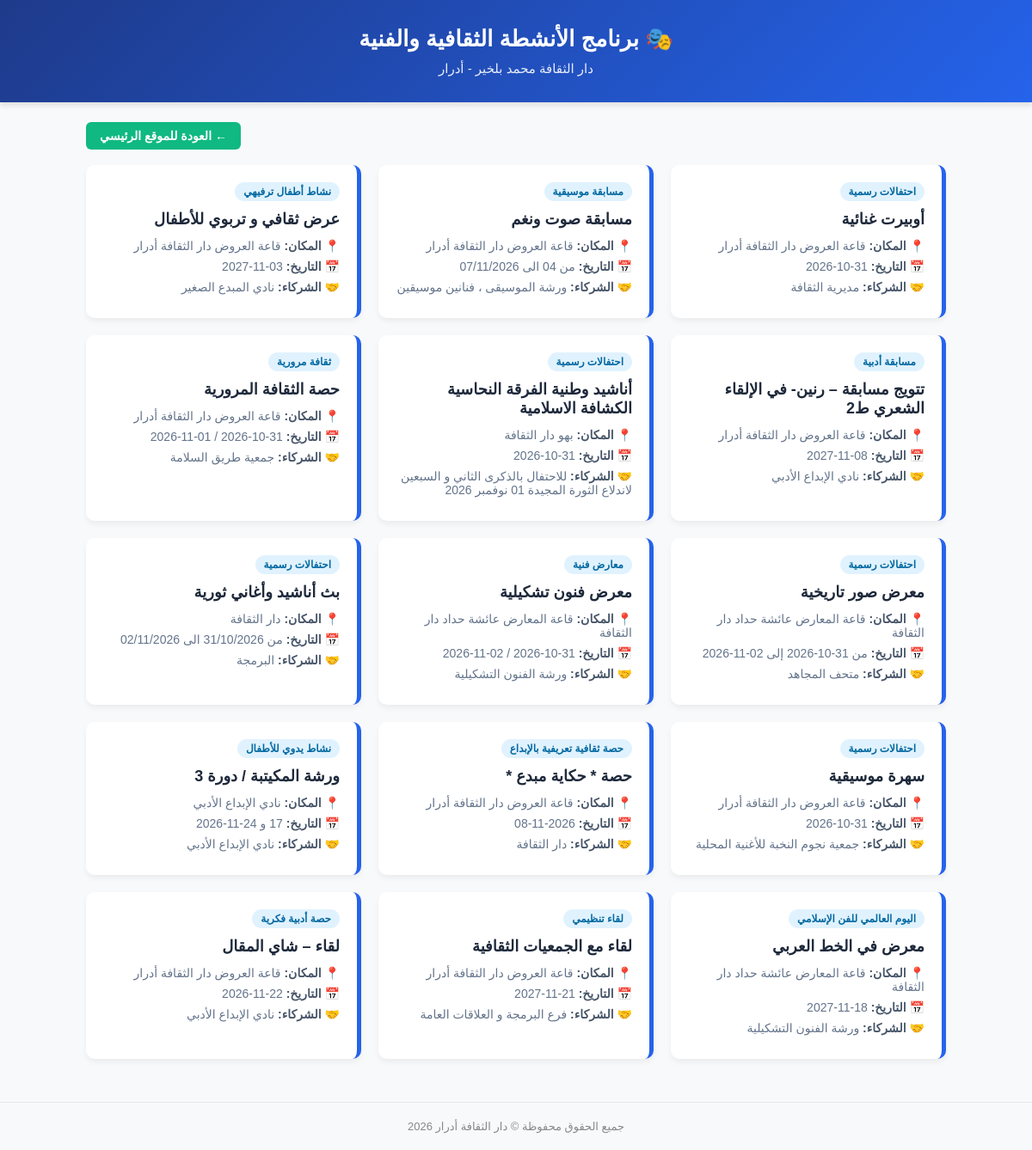
Screenshot of /program with the database file from the repository.
### main.py (models this page shows)
class CulturalActivity(Base):
  __tablename__ = "cultural_activities"
  id = Column(Integer, primary_key=True, index=True)
  title = Column(String, index=True)
  category = Column(String, index=True)
  location = Column(String)
  date_range = Column(String)
  partners = Column(String)

### main.py (the view)
@app.get("/program", response_class=HTMLResponse)
def cultural_program_page(request: Request, db: Session = Depends(get_db)):
  activities = db.query(CulturalActivity).all()
  return templates.TemplateResponse(
      request, "activities_program.html", {"activities": activities}
  )

### templates/activities_program.html (shortened to what this page needs)
<!DOCTYPE html>
<html lang="ar" dir="rtl">
<head>
</head>
<body>
    <div class="header">
        <h1>🎭 برنامج الأنشطة الثقافية والفنية</h1>
        <p>دار الثقافة محمد بلخير - أدرار</p>
    </div>
    <div class="container">
        <div class="nav-links">
            <a href="/" class="home-btn">← العودة للموقع الرئيسي</a>
        </div>
        {% if activities %}
            <div class="activities-grid">
                {% for act in activities %}
                <div class="activity-card">
                    <span class="act-category">{{ act.category }}</span>
                    <h3 class="activity-title">{{ act.title }}</h3>
                    <div class="act-info">
                        <span>📍 <strong>المكان:</strong> {{ act.location }}</span>
                    </div>
                    <div class="act-info">
                        <span>📅 <strong>التاريخ:</strong> {{ act.date_range }}</span>
                    </div>
                    <div class="act-info">
                        <span>🤝 <strong>الشركاء:</strong> {{ act.partners }}</span>
                    </div>
                </div>
                {% endfor %}
            </div>
        {% else %}
            <div class="no-activities">
                <p>لا توجد أنشطة ثقافية مبرمجة حالياً. يرجى العودة لاحقاً!</p>
            </div>
        {% endif %}
    </div>
    <footer>
        جميع الحقوق محفوظة © دار الثقافة أدرار 2026
    </footer>
</body>
</html>

### templates/activities_program.html (style rules this page uses)
body { font-family: Tahoma, sans-serif; background-color: #f8f9fa; margin: 0; padding: 0; direction: rtl; color: #333; }
.header { background: linear-gradient(135deg, #1e3a8a, #2563eb); color: white; padding: 30px 20px; text-align: center; box-shadow: 0 4px 6px rgba(0,0,0,0.1); }
.header h1 { margin: 0 0 10px; font-size: 26px; }
.header p { margin: 0; font-size: 15px; opacity: 0.9; }
.container { max-width: 1000px; margin: 30px auto; padding: 0 20px; }
.nav-links { margin-bottom: 25px; text-align: left; }
.home-btn { background-color: #10b981; color: white; padding: 8px 16px; border-radius: 6px; text-decoration: none; font-size: 14px; font-weight: bold; }
.activities-grid { display: grid; grid-template-columns: repeat(auto-fit, minmax(300px, 1fr)); gap: 20px; }
.activity-card { background: white; border-radius: 10px; box-shadow: 0 4px 6px rgba(0,0,0,0.05); border-right: 5px solid #2563eb; padding: 20px; transition: transform 0.2s, box-shadow 0.2s; }
.act-category { display: inline-block; background: #e0f2fe; color: #0369a1; padding: 4px 10px; border-radius: 20px; font-size: 12px; font-weight: bold; margin-bottom: 10px; }
.activity-title { font-size: 18px; font-weight: bold; color: #1e293b; margin: 0 0 12px; }
.act-info { font-size: 14px; color: #64748b; margin-bottom: 8px; display: flex; align-items: center; gap: 8px; }
.act-info strong { color: #475569; }
footer { text-align: center; padding: 20px; color: #888; font-size: 13px; margin-top: 50px; border-top: 1px solid #e2e8f0; }

### rows the page displays
CulturalActivity: category "احتفالات رسمية", title "أوبيرت غنائية", location "قاعة العروض دار الثقافة أدرار", date_range "31-10-2026", partners "مديرية الثقافة"
CulturalActivity: category "مسابقة موسيقية", title "مسابقة صوت ونغم", location "قاعة العروض دار الثقافة أدرار", date_range "من 04 الى 07/11/2026", partners "ورشة الموسيقى ، فنانين موسيقين"
CulturalActivity: category "نشاط أطفال ترفيهي", title "عرض ثقافي و تربوي للأطفال", location "قاعة العروض دار الثقافة أدرار", date_range "03-11-2027", partners "نادي المبدع الصغير"
CulturalActivity: category "مسابقة أدبية", title "تتويج مسابقة – رنين- في الإلقاء الشعري ط2", location "قاعة العروض دار الثقافة أدرار", date_range "08-11-2027", partners "نادي الإبداع الأدبي"
CulturalActivity: category "احتفالات رسمية", title "أناشيد وطنية الفرقة النحاسية الكشافة الاسلامية", location "بهو دار الثقافة", date_range "31-10-2026", partners "للاحتفال بالذكرى الثاني و السبعين لاندلاع الثورة المجيدة 01 نوفمبر 2026"
CulturalActivity: category "ثقافة مرورية", title "حصة الثقافة المرورية", location "قاعة العروض دار الثقافة أدرار", date_range "31-10-2026 / 01-11-2026", partners "جمعية طريق السلامة"
CulturalActivity: category "احتفالات رسمية", title "معرض صور تاريخية", location "قاعة المعارض عائشة حداد دار الثقافة", date_range "من 31-10-2026 إلى 02-11-2026", partners "متحف المجاهد"
CulturalActivity: category "معارض فنية", title "معرض فنون تشكيلية", location "قاعة المعارض عائشة حداد دار الثقافة", date_range "31-10-2026 / 02-11-2026", partners "ورشة الفنون التشكيلية"
CulturalActivity: category "احتفالات رسمية", title "بث أناشيد وأغاني ثورية", location "دار الثقافة", date_range "من 31/10/2026 الى 02/11/2026", partners "البرمجة"
CulturalActivity: category "احتفالات رسمية", title "سهرة موسيقية", location "قاعة العروض دار الثقافة أدرار", date_range "31-10-2026", partners "جمعية نجوم النخبة للأغنية المحلية"
CulturalActivity: category "حصة ثقافية تعريفية بالإبداع", title "حصة * حكاية مبدع *", location "قاعة العروض دار الثقافة أدرار", date_range "2026-11-08", partners "دار الثقافة"
CulturalActivity: category "نشاط يدوي للأطفال", title "ورشة المكيتبة / دورة 3", location "نادي الإبداع الأدبي", date_range "17 و 24-11-2026", partners "نادي الإبداع الأدبي"
CulturalActivity: category "اليوم العالمي للفن الإسلامي", title "معرض في الخط العربي", location "قاعة المعارض عائشة حداد دار الثقافة", date_range "18-11-2027", partners "ورشة الفنون التشكيلية"
CulturalActivity: category "لقاء تنظيمي", title "لقاء مع الجمعيات الثقافية", location "قاعة العروض دار الثقافة أدرار", date_range "21-11-2027", partners "فرع البرمجة و العلاقات العامة"
CulturalActivity: category "حصة أدبية فكرية", title "لقاء – شاي المقال", location "قاعة العروض دار الثقافة أدرار", date_range "22-11-2026", partners "نادي الإبداع الأدبي"
